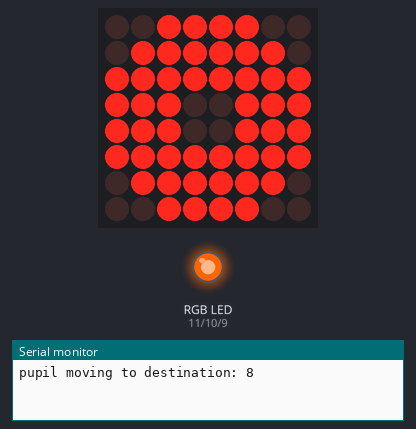
The sketch below on a simulated Arduino Uno, built with avr-gcc and run on an emulated ATmega328P. Parts: 8×8 LED matrix, an RGB LED mixed from three pins (HIGH = lit), the last lines printed to the serial monitor. Random numbers use the default seed unless the sketch sets one.

Above: at 0.1 s.
At 6.91 s:
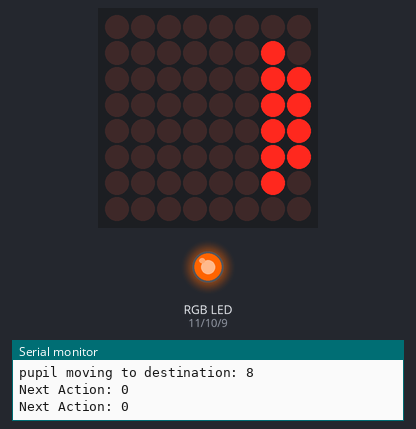
At 12.53 s:
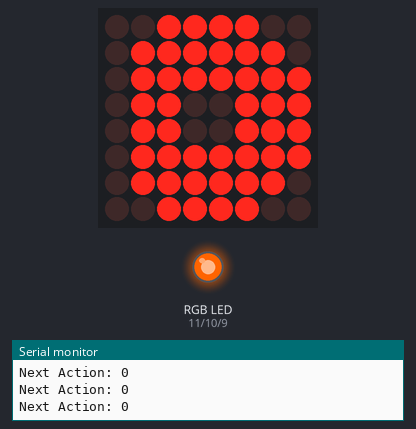
At 26.7 s:
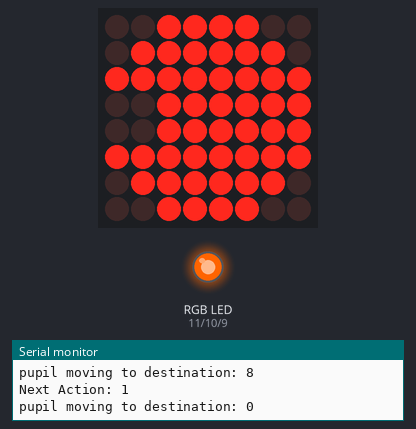
At 30.74 s:
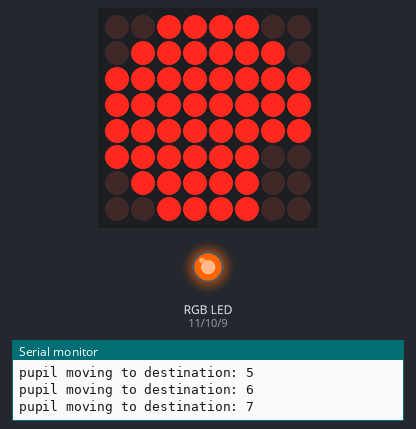
At 38.6 s:
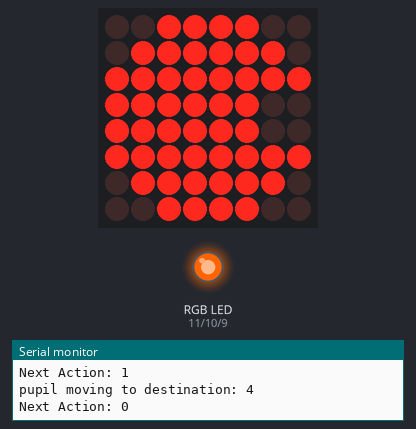

Measured:
- what the display in image 3 shows lasts 3.0 s, from 26.7 s to 29.7 s

The sketch:

PumpkinEye.ino
```cpp
#include <Wire.h>
#include "Adafruit_LEDBackpack.h"
#include "Adafruit_GFX.h"

Adafruit_8x8matrix matrix = Adafruit_8x8matrix();

long randNumber;

int const defaultPupilX = 3,
          defaultPupilY = 3;
int pupilX = 3,
    pupilY = 3;

const int
    UP = 0,
    UP_RIGHT = 1,
    RIGHT = 2,
    DOWN_RIGHT = 3,
    DOWN = 4,
    DOWN_LEFT = 5,
    LEFT = 6,
    UP_LEFT = 7,
    CENTER = 8;

const int // standard moves
    BLINK = 0,
    MOVE_EYE = 1,
    SPECIAL = 2;

const int // special moves
    SPIN = 0,
    ROLL = 1,
    TWIRL = 2,
    FLASH = 3,
    PINGPONG = 4;

static const uint8_t PROGMEM
    baseEyeball[] = {
        B00111100,
        B01111110,
        B11111111,
        B11111111,
        B11111111,
        B11111111,
        B01111110,
        B00111100
    },
    blank[] {
        B00000000,
        B00000000,
        B00000000,
        B00000000,
        B00000000,
        B00000000,
        B00000000,
        B00000000
    }
    ;

int redPin = 11,
    greenPin = 10,
    bluePin = 9;

void setup() {
    Serial.begin(9600);
    matrix.begin(0x70);  // pass in the address
    randomSeed(analogRead(0));

    pinMode(redPin, OUTPUT);
    pinMode(greenPin, OUTPUT);
    pinMode(bluePin, OUTPUT);

    setGlowColor(255, 100, 0);  // yellow

    drawDefaultEye();
}

void loop() {
    int wait = random(10, 3000);
    delay(wait);

    int nextAction = getRandomAction();
    Serial.print("Next Action: ");
    Serial.println(nextAction);

    switch(nextAction) {
        case BLINK:
            blink();
            break;
        case MOVE_EYE:
            movePupilToLocation(getRandomGaze());
            break;
        case SPECIAL:
            performSpecialMove(getRandomSpecialMove());
            break;
    }
}

void setGlowColor(int red, int green, int blue) {
    analogWrite(redPin, red);
    analogWrite(greenPin, green);
    analogWrite(bluePin, blue);
}

void performSpecialMove(int specialMove) {
    Serial.print("Next Special Move: ");
    Serial.println(specialMove);

    switch(specialMove) {
        case SPIN:
            spinEye();
            break;
        case ROLL:
            rollEye();
            break;
        case TWIRL:
            twirlEye();
            break;
        case FLASH:
            pulsateEye();
            break;
        case PINGPONG:
            pingpongEyeball();
            break;
    }
}

int getRandomAction() {
    int weightedChoices[] = { 80, 50, 10 };
    return getWeightedRandomNumber(weightedChoices, 3);
}

int getRandomSpecialMove() {
    int weightedChoices[] = { 20, 20, 20, 1, 10 };
    return getWeightedRandomNumber(weightedChoices, 5);
}

int getRandomGaze() {
    int weightedChoices[] = {10, 10, 10, 10, 10, 10, 10, 10, 70};
    return getWeightedRandomNumber(weightedChoices, 9);
}

// weightedChoices - array of weights corresponding to how often something should occur
// choiceCount - total # of choices in the weightedChoices array
int getWeightedRandomNumber(int weightedChoices[], int choiceCount) {
    int sumOfWeight = 0;

    for(int i = 0; i < choiceCount; i++) {
       sumOfWeight += weightedChoices[i];
    }

    int rnd = random(sumOfWeight);

    for(int i = 0; i < choiceCount; i++) {
      if(rnd < weightedChoices[i])
        return i;
      rnd -= weightedChoices[i];
    }
}

void setPupilToLocatoin(int location) {
    pupilX = getPupilTargetX(location);
    pupilY = getPupilTargetY(location);
    drawEye();
}

void movePupilToLocation(int destination) {
    movePupilToLocation(destination, 50);
}

// delayms - smaller delay will make the animation faster, longer will make animation slower
void movePupilToLocation(int destination, int delayms) {
    drawEye();
    delay(20);

    int targetX = getPupilTargetX(destination),
        targetY = getPupilTargetY(destination);

    Serial.print("pupil moving to destination: ");
    Serial.println(destination);

    while(pupilX != targetX || pupilY != targetY) {
        updatePupilX(targetX);
        updatePupilY(targetY);
        drawEye();
        delay(delayms);  // delay while we're drawing the pupil movement so we can see it happen
    }
}

int getPupilTargetY(int destination) {
    switch(destination) {
        case UP:
        case CENTER:
        case DOWN:
            return 3;
            break;

        case UP_LEFT:
        case LEFT:
        case DOWN_LEFT:
            return 6;
            break;

        case UP_RIGHT:
        case RIGHT:
        case DOWN_RIGHT:
            return 0;
            break;
    }
}

int getPupilTargetX(int destination) {
    switch(destination) {
        case UP_LEFT:
        case UP:
        case UP_RIGHT:
            return 0;
            break;

        case LEFT:
        case CENTER:
        case RIGHT:
            return 3;
            break;

        case DOWN_LEFT:
        case DOWN:
        case DOWN_RIGHT:
            return 6;
            break;
    }
}

void updatePupilX(int target) {
    if(pupilX < target) {
        pupilX++;
    } else if (pupilX > target) {
        pupilX--;
    }
}

void updatePupilY(int target) {
    if(pupilY < target) {
        pupilY++;
    } else if (pupilY > target) {
        pupilY--;
    }
}

void drawEye() {
    matrix.clear();
    drawBaseEyeBall();
    drawPupil();
    matrix.writeDisplay();
}

void drawPupil() {
    matrix.fillRect(pupilX, pupilY, 2, 2, LED_OFF);
}

// void snooze() {
//   matrix.clear();
//   matrix.drawBitmap(0,0, blank, 8, 8, LED_ON);
//   matrix.writeDisplay();

//   matrix.setTextSize(1);
//   matrix.setTextWrap(false);
//   matrix.setTextColor(LED_ON);

//   delay(2500);

//   for (int8_t x=0; x>=-60; x--) {
//     matrix.clear();
//     matrix.setCursor(x,0);
//     matrix.print("ZZZZZZZZZZZZZZZZ");
//     matrix.writeDisplay();
//     delay(100);
//   }

//   matrix.clear();
//   matrix.drawBitmap(0,0, blank, 8, 8, LED_ON);
//   matrix.writeDisplay();
//   delay(3000);

//   matrix.clear();
//   matrix.drawBitmap(0,0, eyeball, 8, 8, LED_ON);
//   matrix.writeDisplay();
// }

void blink() {
    int blinkSpeed = getRandomBlinkSpeed();
    closeEyeLid(blinkSpeed);
    openEyeLid(blinkSpeed);
}

int getRandomBlinkSpeed() {
    return random(10, 45);
}

void closeEyeLid(int blinkSpeed) {
    for(int lidHeight = 0; lidHeight < 9; lidHeight++) {
        drawEyeWithLid(lidHeight);
        delay(blinkSpeed);
    }
}

void openEyeLid(int blinkSpeed) {
    for(int lidHeight = 9; lidHeight >= 0; lidHeight--) {
        drawEyeWithLid(lidHeight);
        delay(blinkSpeed);
    }
}

void drawEyeWithLid(int lidHeight) {
    drawBaseEyeBall();
    drawPupil();
    matrix.fillRect(-1,-1, lidHeight, 9, LED_OFF);
    matrix.writeDisplay();
}

void drawDefaultEye() {
    drawBaseEyeBall();
    movePupilToLocation(CENTER);
    drawPupil();
    matrix.writeDisplay();
}

void drawBaseEyeBall() {
    matrix.clear();
    matrix.drawBitmap(0,0, baseEyeball, 8, 8, LED_ON);
}

void pulsateEye() {
    for(int i = 0; i < 100; i++) {
        dimEye();
        brightenEye();
    }
}

void dimEye() {
    for(int brightness = 16; brightness > 0; brightness--) {
        setBrightnessAndDrawEye(brightness);
        delay(1);
    }
}

void brightenEye() {
    for(int brightness = 0; brightness < 16; brightness++) {
        setBrightnessAndDrawEye(brightness);
        delay(1);
    }
}

void setBrightnessAndDrawEye(int brightness) {
    matrix.setBrightness(brightness);
    drawBaseEyeBall();
    drawPupil();
    matrix.writeDisplay();
}

void pingpongEyeball() {
    int spinCount = 3;

    int direction1 = random(0,7);
    int direction2 = pickOppositeDirection(direction1);
    int delayms = 15;

    for(int i = 0; i < spinCount; i++) {
        movePupilToLocation(CENTER, delayms);
        movePupilToLocation(direction1, delayms);
        movePupilToLocation(direction2, delayms);
    }

    movePupilToLocation(CENTER);
}

int pickOppositeDirection(int direction) {
    switch (direction) {
        case UP:
            return DOWN;
            break;
        case UP_RIGHT:
            return DOWN_LEFT;
            break;
        case RIGHT:
            return LEFT;
            break;
        case DOWN_RIGHT:
            return UP_LEFT;
            break;
        case DOWN:
            return UP;
            break;
        case DOWN_LEFT:
            return UP_RIGHT;
            break;
        case LEFT:
            return RIGHT;
            break;
        case UP_LEFT:
            return DOWN_RIGHT;
            break;
    }
}

void spinEye() {
    int spinCount = 5;
    int delayms = 15;

    for(int i = 0; i < spinCount; i++) {
        movePupilToLocation(CENTER, delayms);
        movePupilToLocation(RIGHT, delayms);
        drawBaseEyeBall();
        matrix.writeDisplay();
        delay(150);
        setPupilToLocatoin(LEFT);
    }

    movePupilToLocation(CENTER);
}

void rollEye() {
    int rollCount = 5;
    int delayms = 15;

    for(int i = 0; i < rollCount; i++) {
        movePupilToLocation(CENTER, delayms);
        movePupilToLocation(UP, delayms);
        drawBaseEyeBall();
        matrix.writeDisplay();
        delay(150);
        setPupilToLocatoin(DOWN);
    }

    movePupilToLocation(CENTER);
}

void twirlEye() {
    int twirlCount = 3;
    int delayms = 10;

    movePupilToLocation(CENTER, delayms);

    for(int i = 0; i < twirlCount; i++) {
        movePupilToLocation(UP, delayms);
        movePupilToLocation(UP_RIGHT, delayms);
        movePupilToLocation(RIGHT, delayms);
        movePupilToLocation(DOWN_RIGHT, delayms);
        movePupilToLocation(DOWN, delayms);
        movePupilToLocation(DOWN_LEFT, delayms);
        movePupilToLocation(LEFT, delayms);
        movePupilToLocation(UP_LEFT, delayms);
    }

    movePupilToLocation(CENTER);
}
```
